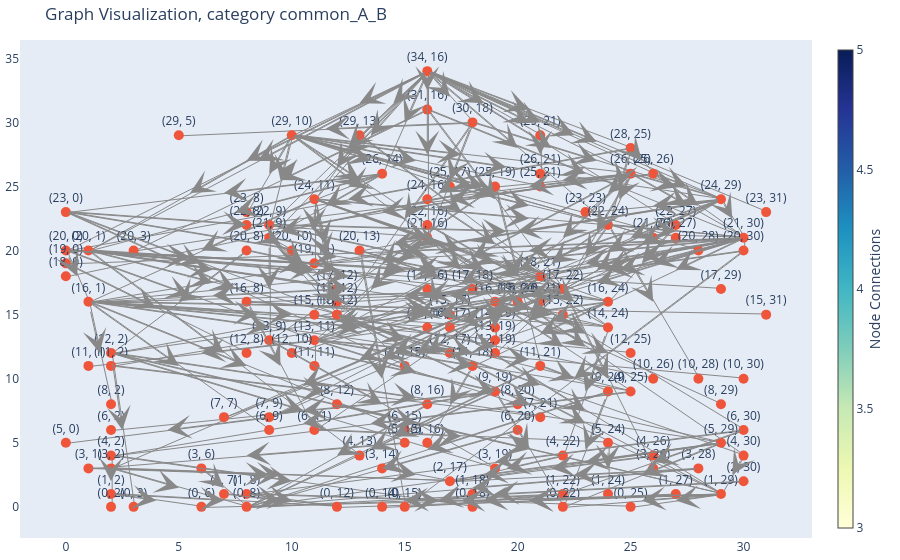

Source (notebook cell):
### Code cell
createGraph(common_A_B, 'common_A_B')
